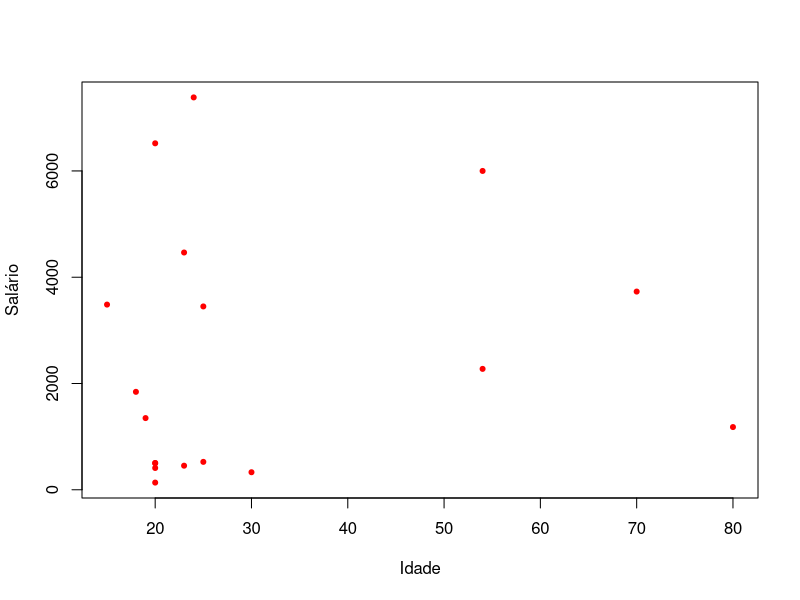

Source code (R):
df = data.frame(
    idades=c(18, 20, 25, 30, 20, 20, 23, 20, 20, 54, 23, 70, 54, 80, 15, 19, 25, 24),
    salario=c(1843, 6520, 525, 330, 135, 410, 453, 504, 500, 6000, 4465, 3730, 2275, 1180, 3485, 1349, 3450, 7384)
)

View(df)
plot(x=df$idades, y=df$salario, pch=20, col="red", xlab="Idade", ylab="Salário")